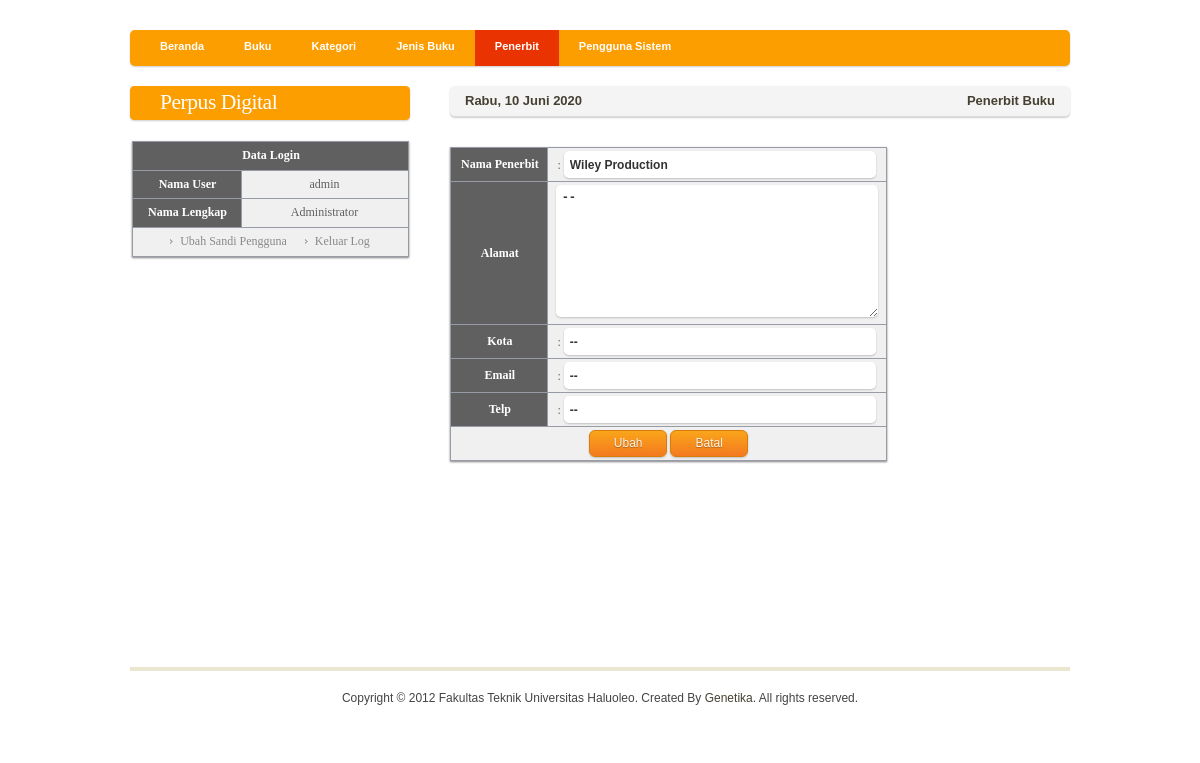
Page /admin/media.php?module=penerbit&act=edit&id=3 (signed in) on the committed database.
### tables this page shows
CREATE TABLE IF NOT EXISTS `penerbit` (
  `id_penerbit` int(11) NOT NULL AUTO_INCREMENT,
  `nama_penerbit` varchar(255) NOT NULL,
  `alamat` varchar(255) NOT NULL,
  `kota` varchar(255) NOT NULL,
  `email` varchar(255) NOT NULL,
  `telp` varchar(255) NOT NULL,
  PRIMARY KEY (`id_penerbit`)
);

### admin/modul/modPenerbit/penerbit.php (the view, shortened to what this page needs)
<?php
if (empty($_SESSION['namauser']) AND empty($_SESSION['passuser'])){
	echo "<script language=Javascript>
				javascript:document.location='login.php';
		</script>";
}
else{
$aksi="modul/modPenerbit/aksiPenerbit.php";
switch($_GET['act']){
  case "edit":
    $edit=mysql_query("SELECT * FROM penerbit WHERE id_penerbit='$_GET[id]'");
    $r=mysql_fetch_array($edit);
    echo "<form method=POST action=$aksi?module=penerbit&act=update onSubmit=\"return validasi(this)\">
          <input type=hidden name=id value='$r[id_penerbit]'>
          <table>
          <tr><th>Nama Penerbit</th>     <td> : <input class='form-input-gray' type=text id=namaPenerbit name='namaPenerbit' value='$r[nama_penerbit]'></td></tr>
          <tr><th>Alamat</th>     <td> <textarea class='formText' id=alamat name=alamat width=100 height=50>$r[alamat]</textarea></td></tr>
          <tr><th>Kota</th>     <td> : <input class='form-input-gray' type=text id=kota name='kota' value='$r[kota]'></td></tr>
          <tr><th>Email</th>     <td> : <input class='form-input-gray' type=text id=email name='email' value='$r[email]'></td></tr>
          <tr><th>Telp</th>     <td> : <input class='form-input-gray' type=text id=telp name='telp' value='$r[email]'></td></tr>
          <tr><td class='left' colspan=2><input class='button orange' type=submit value=Ubah>
                            <input type=button class='button orange' value=Batal onclick=self.history.back()></td></tr>
          </table></form>";
    break;
}
}
?>

### admin/style.css (style rules this page uses)
body { margin: 0; padding: 0; background: #FFFFFF; font-family: Arial, Helvetica, sans-serif; font-size: 12px; color: #464032; --background: -webkit-gradient(linear, left top, left bottom, from(#ccc),to(#eee)); --background: -moz-linear-gradient(top, #ccc, #eee); --filter: progid:DXImageTransform.Microsoft.gradient(startColorstr='#ccc',endColorstr='#eee'); }

### admin/buttonform.css (style rules this page uses)
.button { display: inline-block; outline: none; cursor: pointer; text-align: center; text-decoration: none; font: 12px/100% Arial, Helvetica, sans-serif; padding: .5em 2em .55em; text-shadow: 0 1px 1px rgba(0,0,0,.3); -webkit-border-radius: .5em; -moz-border-radius: .5em; border-radius: .5em; -webkit-box-shadow: 0 1px 2px rgba(0,0,0,.2); -moz-box-shadow: 0 1px 2px rgba(0,0,0,.2); box-shadow: 0 1px 2px rgba(0,0,0,.2); }
.orange { color: #fef4e9; border: solid 1px #da7c0c; background: #f78d1d; background: -webkit-gradient(linear, left top, left bottom, from(#faa51a),to(#f47a20)); background: -moz-linear-gradient(top, #faa51a, #f47a20); filter: progid:DXImageTransform.Microsoft.gradient(startColorstr='#faa51a',endColorstr='#f47a20'); }
.form-input-gray { background: #fff no-repeat; border: none; color: #333; font-size: 12px; height: 15px; padding: 6px 6px 6px 6px; width: 300px; font-weight: bold; -webkit-border-radius: .4em; -moz-border-radius: .4em; border-radius: .4em; -webkit-box-shadow: 0 1px 2px rgba(0,0,0,.2); -moz-box-shadow: 0 1px 2px rgba(0,0,0,.2); box-shadow: 0 1px 2px rgba(0,0,0,.2); }
.formText { background: #fff no-repeat; border: none; color: #333; font-size: 12px; height: 120px; padding: 6px 6px 6px 6px; width: 310px; font-weight: bold; -webkit-border-radius: .4em; -moz-border-radius: .4em; border-radius: .4em; -webkit-box-shadow: 0 1px 2px rgba(0,0,0,.2); -moz-box-shadow: 0 1px 2px rgba(0,0,0,.2); box-shadow: 0 1px 2px rgba(0,0,0,.2); }

### admin/greenblack.css (style rules this page uses)
body { color : #606060; font-family : Tahoma; font-size : 13; }
table { border-collapse : collapse; box-shadow: 0 1px 2px rgba(0,0,0,.5); }
th { background-color : #606060; padding-left : 10px; padding-right : 8px; padding-top : 3px; padding-bottom : 3px; border : 1px solid #969BA5; text-align : center; color : #FFFFFF; font-size : 13; }
td { background-color : #F0F0F0; padding-left : 8px; padding-right : 8px; padding-top : 3px; padding-bottom : 3px; border : 1px solid #969BA5; color : #606060; font-size : 13; text-align : center; }

### rows in the picture
penerbit: namaPenerbit "Wiley Production", alamat "--", kota "--", email "--", telp "--"

### other values in the picture
$hari_ini "Rabu"
$tgl "10 Juni 2020"
$_SESSION['namauser'] "admin"
$_SESSION['namalengkap'] "Administrator"
